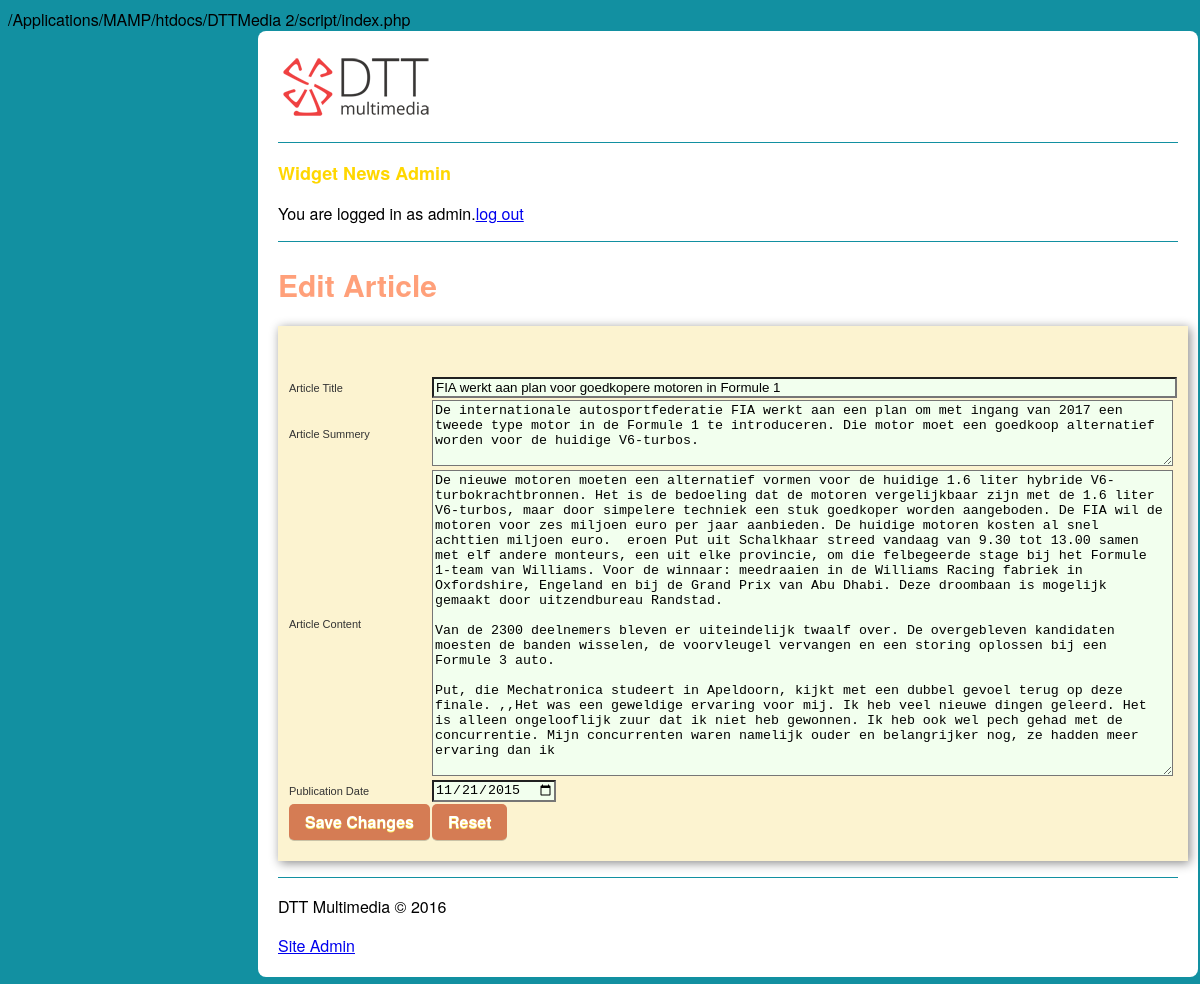
The page /script/articleEdit.php?id=7 on the database its author committed.
### tables this page shows
CREATE TABLE `article` (
  `article_id` int(3) NOT NULL,
  `article_title` mediumtext NOT NULL,
  `article_summery` mediumtext NOT NULL,
  `article_content` longtext NOT NULL,
  `publication_date` date NOT NULL
);

### script/articleEdit.php (the view, shortened to what this page needs)
<?php
include_once('include/functions.php');
$id = $_GET['id'];
if(@$_GET['action'] =="save")
{
    $article_title = $_POST['article_title'];
    $article_summery = $_POST['article_summery'];
    $article_content = $_POST['article_content'];
    $publication_date = $_POST['publication_date'];
    $db = mysqli_connect(HOST, USER, PASSWORD, DATABASE);
    $query = "UPDATE `article` SET `article_title`='$article_title',`article_summery`='$article_summery',`article_content`='$article_content',`publication_date`='$publication_date' WHERE `article_id`='$id'";
    mysqli_query($db, $query);
    echo "article: $article_title is updated in the database";
    header("location: admin.php");
    exit ();
}
else {
    $db = mysqli_connect(HOST, USER, PASSWORD, DATABASE);
    $query = "SELECT * FROM `article` WHERE `article_id` = '$id'";
    $result = mysqli_query($db, $query);
    while ($rij = mysqli_fetch_array($result))
    {
        $id = $rij['article_id'];
        $article_title = $rij['article_title'];
        $article_summery = $rij['article_summery'];
        $article_content = $rij['article_content'];
        $publication_date = $rij['publication_date'];
    }
}
?>
<article id="tableArticle">
    <form name="articleNew" id="#admin_table" action="<?php echo $_SERVER['PHP_SELF'];?>?action=save&id=<?php echo $id; ?>" method="post">
        <table>
            <tr><td>Article Title</td><td><input type="text" name="article_title"  value="<?php echo $article_title; ?>" size="90"></tr>
            <tr><td>Article Summery</td><td><textarea name="article_summery" cols="90" rows="4"><?php echo $article_summery; ?></textarea></td></tr>
            <tr><td>Article Content</td><td><textarea name="article_content" cols="90" rows="20"><?php echo $article_content; ?> </textarea> </td></tr>
            <tr><td>Publication Date</td><td><input type="date" name="publication_date" value="<?php echo $publication_date; ?>" size="90"></td></tr>
            <tr>
                <td><input type="submit" class="button"  value="Save Changes"></td><td><input type="reset" class="button" name="Cancel"></td>
            </tr>
        </table>
    </form>
</article>

### script/css/style.css (style rules this page uses)
body { background-color: #1290A1; font-family: Helvetica Neue, Arial, sans-serif; }
input[type=text], [type=date], textarea { background-color: #F2FFEE; }
form { padding-top: 50px; padding-bottom: 20px; padding-left: 10px; background: #FCF3D0; width: 900px; box-shadow: 2px 2px 10px #888; }
table { text-align: left; font-family: verdana, arial, sans-serif; font-size: 11px; color: #333333; border-width: 1px; border-color: #3A3A3A; border-collapse: collapse; }
#tableArticle table td { background-color: #FCF3D0; }
table td { background-color: #ffffff; }
#tableArticle { color: #FCF3D0; text-align: left; width: 700px; font-family: verdana, arial, sans-serif; font-size: 11px; border-width: 1px; border-color: #3A3A3A; border-collapse: collapse; }
.button { box-shadow: rgba(1, 1, 1, 0.2) 0 1px 0 0; color: #fff; background-color: #D57C54; border-radius: 5px; -moz-border-radius: 5px; -webkit-border-radius: 5px; border: none; font-family: 'Helvetica Neue', Arial, sans-serif; font-size: 16px; font-weight: 700; height: 36px; padding: 4px 16px; text-shadow: #FE6 0 1px 0 }

### rows shown on the page
article: article_title "FIA werkt aan plan voor goedkopere motoren in Formule 1", article_summery "De internationale autosportfederatie FIA werkt aan een plan om met ingang van 2017 een tweede type motor in de Formule 1 te introduceren. Die motor moet een goedkoop alternatief worden voor de huidige V6-turbos.", article_content "De nieuwe motoren moeten een alternatief vormen voor de huidige 1.6 liter hybride V6-turbokrachtbronnen. Het is de bedoeling dat de motoren vergelijkbaar zijn met de 1.6 liter V6-turbos, maar door simpelere techniek een stuk goedkoper worden aangeboden. De FIA wil de motoren voor zes miljoen euro per jaar aanbieden. De huidige motoren kosten al snel achttien miljoen euro. eroen Put uit Schalkhaar streed vandaag van 9.30 tot 13.00 samen met elf andere monteurs, een uit elke provincie, om die felbegeerde stage bij het Formule 1-team van Williams. Voor de winnaar: meedraaien in de Williams Racing fabriek in Oxfordshire, Engeland en bij de Grand Prix van Abu Dhabi. Deze droombaan is mogelijk…", publication_date "11/21/2015"

### other values the page prints
$description "Edit Article"
